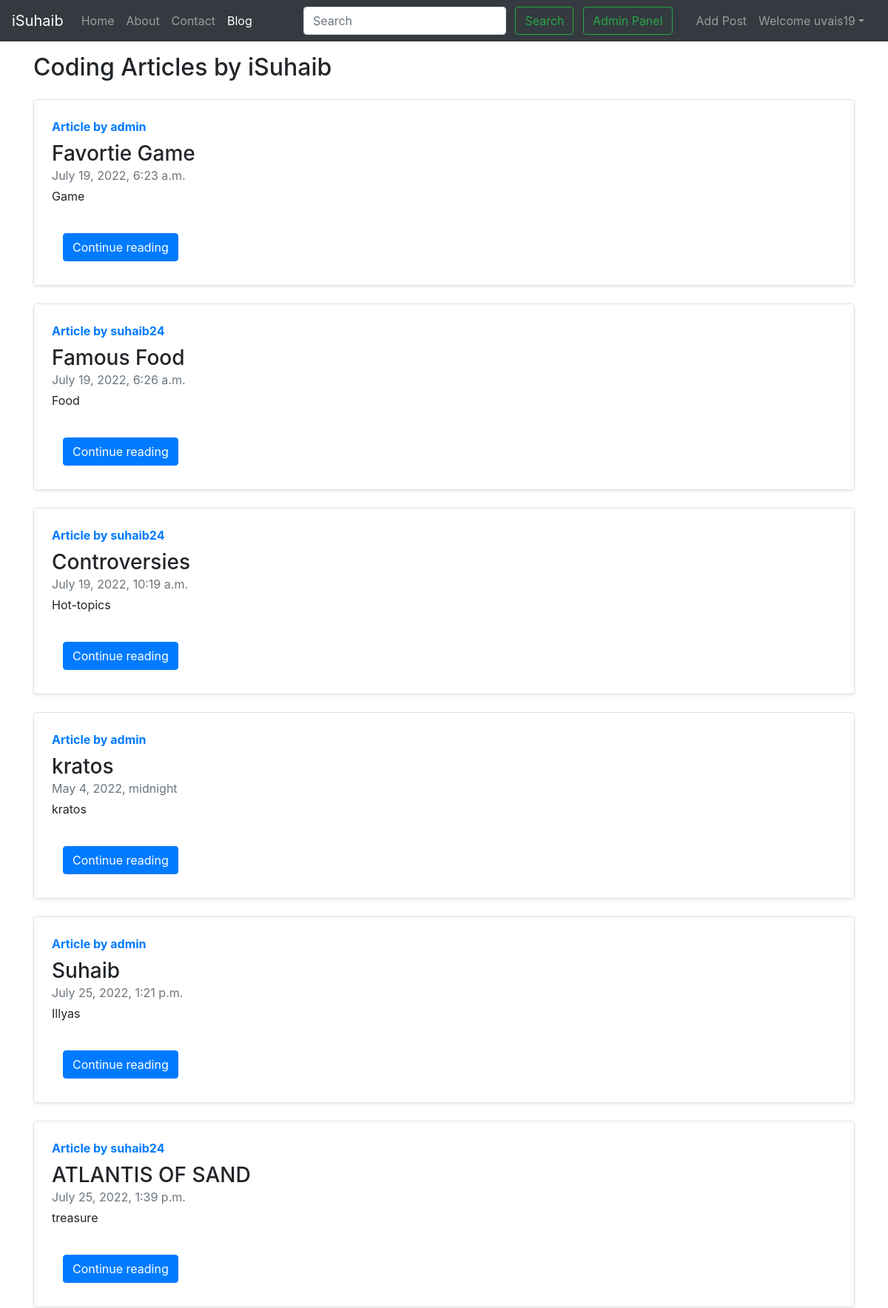
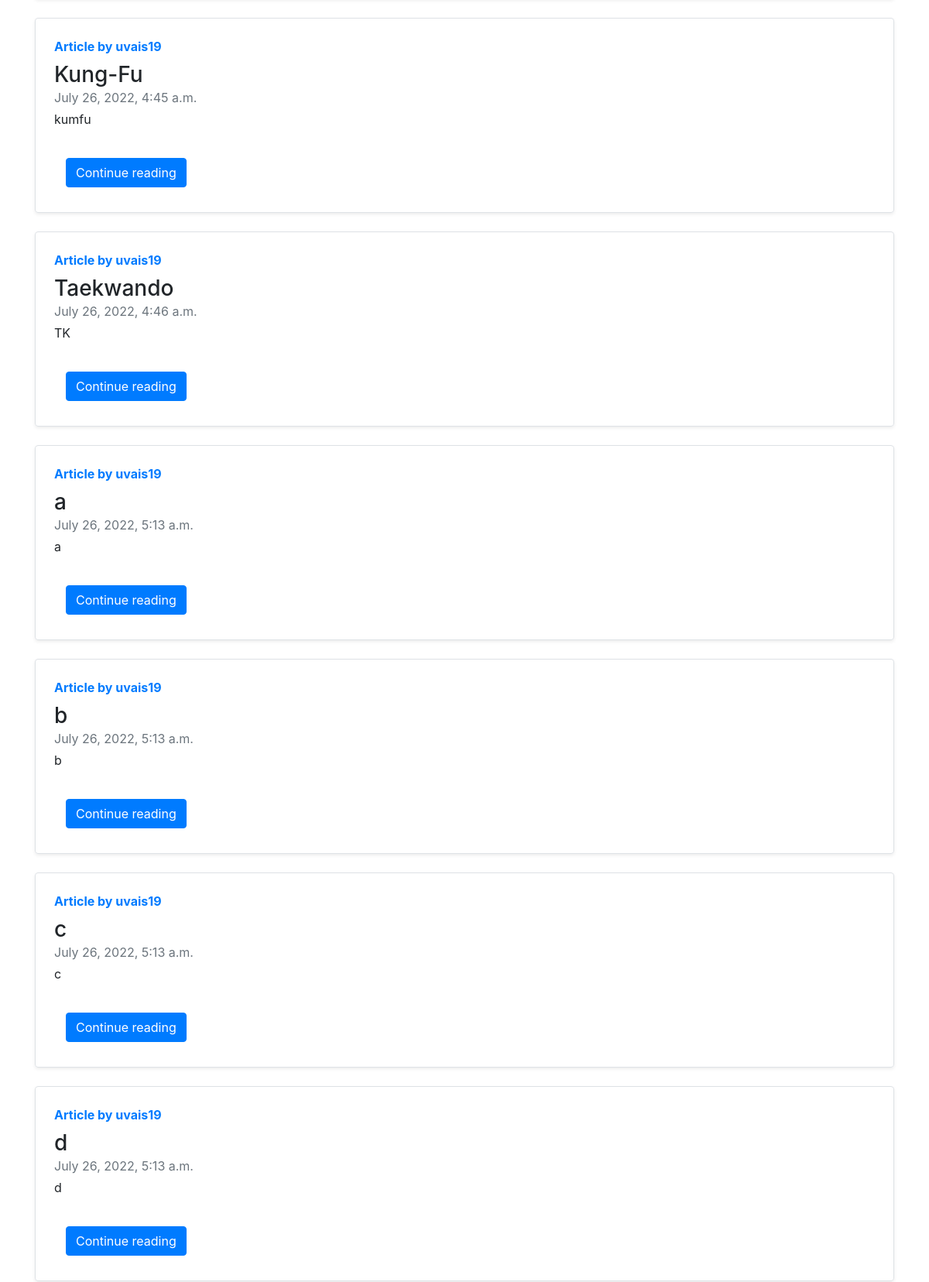
Page /blog/ (signed in, upper part) on the committed database (2 pictures, top to bottom).
### blog/models.py (models this page shows, shortened)
class Post(models.Model):
    id=models.AutoField(primary_key=True)
    title=models.CharField(max_length=255)
    user=models.ForeignKey(User, on_delete=models.CASCADE, default=0)
    slug=models.CharField(max_length=130)
    timeStamp=models.DateTimeField(blank=True, default=now)
    content=models.TextField()
    img = models.ImageField(upload_to='static', default=0)

### blog/views.py (the view)
# urls.py: path('', views.blogHome, name="bloghome"),
def blogHome(request):
    allPosts= Post.objects.all()
    context={'allPosts': allPosts,}
    return render(request, "blog/blogHome.html", context)

### templates/blog/blogHome.html (shortened to what this page needs)
{% extends 'base.html' %}
{% block blogactive %} active {% endblock blogactive %}
{% block body %}
<div class="container my-3 ">
    <h2>Coding Articles by iSuhaib</h2>
    {% for post in allPosts  %}
    <div class="row no-gutters border rounded overflow-hidden flex-md-row mb-4 shadow-sm h-md-250 my-4 position-relative">
        <div class="col p-4 d-flex flex-column position-static">
            <strong class="d-inline-block mb-2 text-primary">Article  by {{post.user}}</strong>
            <h3 class="mb-0">{{post.title}}</h3>
            <div class="mb-1 text-muted">{{post.timeStamp}}</div>
            <p class="card-text mb-auto">{{post.slug| truncatechars:500}}</p>
            <div class="container">
            <div class="my-2">
            	<a href="/blog/{{post.slug}}" role="button" class="btn btn-primary">Continue reading</a>
            </div>
        </div>
        </div>
        <div class="col-auto d-none d-lg-block">
            <svg class="bd-placeholder-img" width="200" height="250" xmlns="http://www.w3.org/2000/svg" preserveAspectRatio="xMidYMid slice" focusable="false" role="img" aria-label="Placeholder: Thumbnail">
                <title>Placeholder</title>
                {% comment %} <img src={{post.img.url}}><rect width="100%" height="100%" fill="#55595c"></rect><text x="50%" y="50%" fill="#eceeef" dy=".3em"></text> {% endcomment %}
            </svg>
        </div>
        </div>
        {% endfor %}
</div>
 {% endblock %}

### templates/base.html (shortened to what this page needs)
<!DOCTYPE html>
<html lang="en">
  <head>
    <link rel="stylesheet" href="https://cdn.datatables.net/1.12.1/css/jquery.dataTables.min.css">
    <link rel="stylesheet" href="https://stackpath.bootstrapcdn.com/bootstrap/4.5.2/css/bootstrap.min.css">
  </head>
  <body>
    <nav class="navbar navbar-expand-lg navbar-dark bg-dark">
        <a class="navbar-brand" href="/">iSuhaib</a>
        <div class="collapse navbar-collapse" id="navbarSupportedContent">
          <ul class="navbar-nav mr-auto">
            <li class="nav-item {% block homeactive %}  {% endblock homeactive %}">
              <a class="nav-link" href="/">Home <span class="sr-only">(current)</span></a>
            </li>
            <li class="nav-item {% block aboutactive %}  {% endblock aboutactive %}" >
              <a class="nav-link" href="/about">About</a>
            </li>
            <li class="nav-item {% block contactactive %}  {% endblock contactactive %} ">
              <a class="nav-link" href="/contact">Contact</a>
            </li>
            <li class="nav-item {% block blogactive %}  {% endblock blogactive %} ">
              <a class="nav-link" href="/blog/">Blog</a>
            </li>
          </ul>
          <div class="ml-auto form-inline ">
          <form method="get" action="/search"class="my-2 my-lg-0 mx-3">
            <input class="form-control mr-sm-2" type="search" placeholder="Search" aria-label="Search" name="query" id="query">
            <button class="btn btn-outline-success my-2 my-sm-0 " type="submit">Search</button>
            <a href="/admin/" role="button" target="_blank" class="btn btn-outline-success m-2 my-sm-0"> Admin Panel </a>
          </form>
{% if user.is_authenticated %}
<ul class="navbar-nav mr-2">
  <li class="nav-item" >
    <a class="nav-link" href="/blog/upload/">Add Post</a>
  </li>
  <li class="nav-item dropdown">
    <a class="nav-link dropdown-toggle" href='#' id="navbarDropdown" role="button" data-toggle="dropdown"> Welcome {{request.user}}</a>
  </li>
</ul>
    </div>
{% endif %}
        </div>
      </nav>
      {% block body %}  {% endblock body %}
  </body>
</html>

### rows in the picture
Post: user "admin", title "Favortie Game", timeStamp "July 19, 2022, 6:23 a.m.", slug "Game"
Post: user "suhaib24", title "Famous Food", timeStamp "July 19, 2022, 6:26 a.m.", slug "Food"
Post: user "suhaib24", title "Controversies", timeStamp "July 19, 2022, 10:19 a.m.", slug "Hot-topics"
Post: user "admin", title "kratos", timeStamp "May 4, 2022, midnight", slug "kratos"
Post: user "admin", title "Suhaib", timeStamp "July 25, 2022, 1:21 p.m.", slug "Illyas"
Post: user "suhaib24", title "ATLANTIS OF SAND", timeStamp "July 25, 2022, 1:39 p.m.", slug "treasure"
Post: user "uvais19", title "Kung-Fu", timeStamp "July 26, 2022, 4:45 a.m.", slug "kumfu"
Post: user "uvais19", title "Taekwando", timeStamp "July 26, 2022, 4:46 a.m.", slug "TK"
Post: user "uvais19", title "a", timeStamp "July 26, 2022, 5:13 a.m.", slug "a"
Post: user "uvais19", title "b", timeStamp "July 26, 2022, 5:13 a.m.", slug "b"
Post: user "uvais19", title "c", timeStamp "July 26, 2022, 5:13 a.m.", slug "c"
Post: user "uvais19", title "d", timeStamp "July 26, 2022, 5:13 a.m.", slug "d"

### other values in the picture
{{ request.user }} "uvais19"
